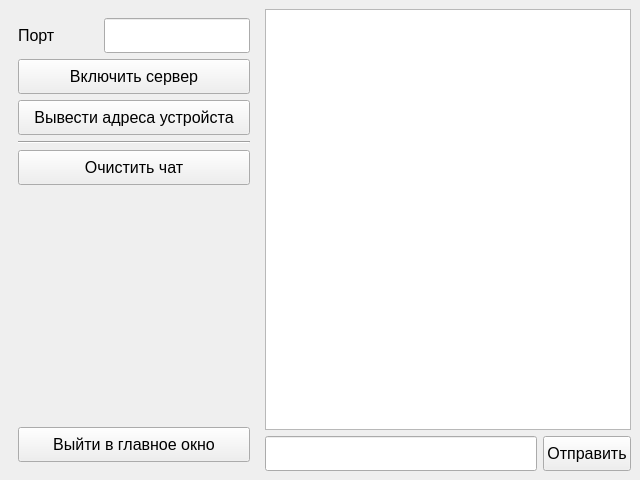
<?xml version="1.0" encoding="UTF-8"?>
<ui version="4.0">
 <class>ServerWindow</class>
 <widget class="QMainWindow" name="ServerWindow">
  <property name="geometry">
   <rect>
    <x>0</x>
    <y>0</y>
    <width>640</width>
    <height>480</height>
   </rect>
  </property>
  <property name="font">
   <font>
    <pointsize>12</pointsize>
   </font>
  </property>
  <property name="windowTitle">
   <string>MainWindow</string>
  </property>
  <widget class="QWidget" name="centralwidget">
   <layout class="QHBoxLayout" name="horizontalLayout">
    <item>
     <widget class="QWidget" name="verticalLayoutConnection" native="true">
      <property name="maximumSize">
       <size>
        <width>250</width>
        <height>16777215</height>
       </size>
      </property>
      <layout class="QVBoxLayout" name="verticalLayout">
       <item>
        <layout class="QHBoxLayout" name="horizontalLayoutPort">
         <item>
          <widget class="QLabel" name="labelPort">
           <property name="minimumSize">
            <size>
             <width>80</width>
             <height>35</height>
            </size>
           </property>
           <property name="text">
            <string>Порт</string>
           </property>
          </widget>
         </item>
         <item>
          <widget class="QLineEdit" name="lineEditPort">
           <property name="minimumSize">
            <size>
             <width>0</width>
             <height>35</height>
            </size>
           </property>
          </widget>
         </item>
        </layout>
       </item>
       <item>
        <widget class="QPushButton" name="pushButtonBind">
         <property name="minimumSize">
          <size>
           <width>0</width>
           <height>35</height>
          </size>
         </property>
         <property name="text">
          <string>Включить сервер</string>
         </property>
        </widget>
       </item>
       <item>
        <widget class="QPushButton" name="pushButtonAddresses">
         <property name="minimumSize">
          <size>
           <width>0</width>
           <height>35</height>
          </size>
         </property>
         <property name="text">
          <string>Вывести адреса устройста</string>
         </property>
        </widget>
       </item>
       <item>
        <widget class="Line" name="line">
         <property name="orientation">
          <enum>Qt::Horizontal</enum>
         </property>
        </widget>
       </item>
       <item>
        <widget class="QPushButton" name="pushButtonClear">
         <property name="minimumSize">
          <size>
           <width>0</width>
           <height>35</height>
          </size>
         </property>
         <property name="text">
          <string>Очистить чат</string>
         </property>
        </widget>
       </item>
       <item>
        <spacer name="verticalSpacer">
         <property name="orientation">
          <enum>Qt::Vertical</enum>
         </property>
         <property name="sizeHint" stdset="0">
          <size>
           <width>20</width>
           <height>40</height>
          </size>
         </property>
        </spacer>
       </item>
       <item>
        <widget class="QPushButton" name="pushButtonLeave">
         <property name="minimumSize">
          <size>
           <width>0</width>
           <height>35</height>
          </size>
         </property>
         <property name="text">
          <string>Выйти в главное окно</string>
         </property>
        </widget>
       </item>
      </layout>
     </widget>
    </item>
    <item>
     <layout class="QVBoxLayout" name="verticalLayoutChat">
      <item>
       <widget class="QTextEdit" name="textEditChat">
        <property name="readOnly">
         <bool>true</bool>
        </property>
       </widget>
      </item>
      <item>
       <layout class="QHBoxLayout" name="horizontalLayoutMessage">
        <item>
         <widget class="QLineEdit" name="lineEditMessage">
          <property name="minimumSize">
           <size>
            <width>0</width>
            <height>35</height>
           </size>
          </property>
         </widget>
        </item>
        <item>
         <widget class="QPushButton" name="pushButtonSend">
          <property name="minimumSize">
           <size>
            <width>0</width>
            <height>35</height>
           </size>
          </property>
          <property name="text">
           <string>Отправить</string>
          </property>
          <property name="icon">
           <iconset theme="go-up-symbolic">
            <normaloff>.</normaloff>.</iconset>
          </property>
         </widget>
        </item>
       </layout>
      </item>
     </layout>
    </item>
   </layout>
  </widget>
 </widget>
 <resources/>
 <connections/>
</ui>
